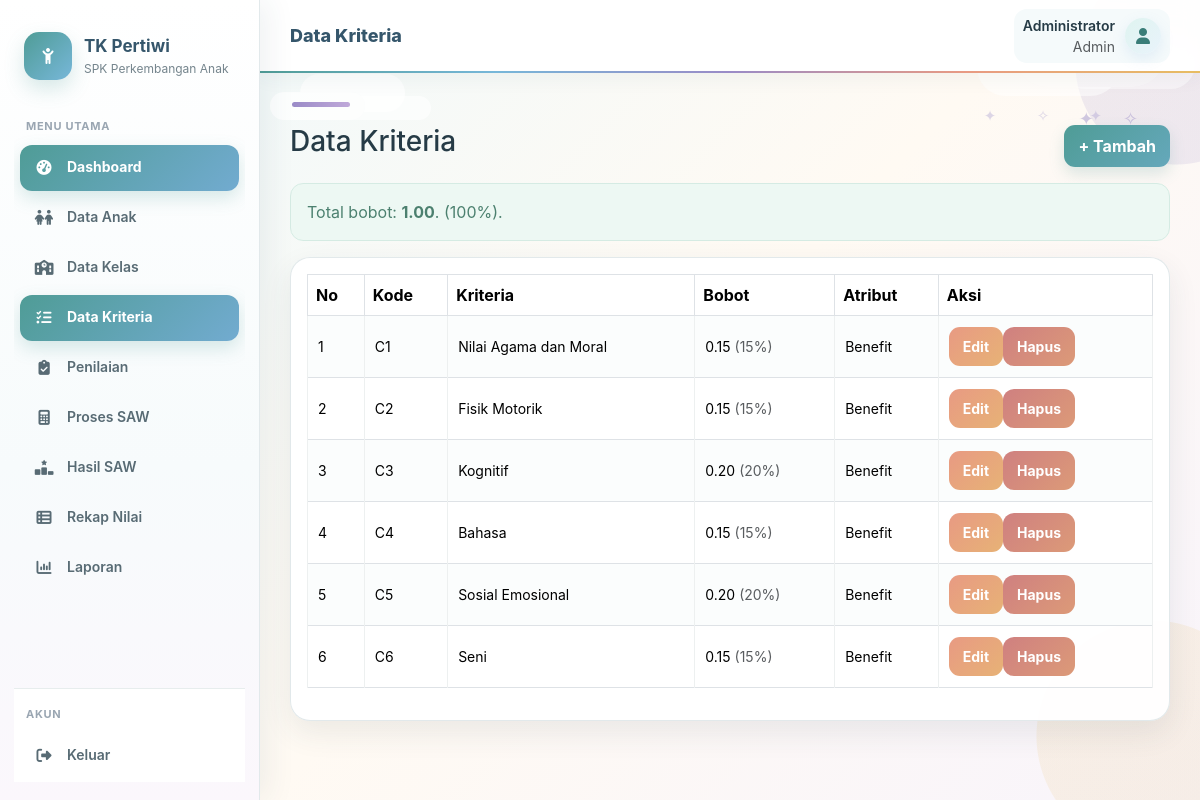
The page /kriteria/index.php (signed in) on the database its author committed.
### tables this page shows
CREATE TABLE kriteria (
 id INT AUTO_INCREMENT PRIMARY KEY,
 kode VARCHAR(5) NOT NULL UNIQUE,
 nama VARCHAR(100) NOT NULL,
 bobot DECIMAL(5,2) NOT NULL,
 atribut ENUM('benefit','cost') NOT NULL DEFAULT 'benefit'
);

### config/auth.php (called while the page is built, shortened)
<?php
function role_label($role) {
    switch($role) {
        case 'admin': return 'Admin';
    }
}
function has_role($roles) {
    $roles = (array)$roles;
    return !empty($_SESSION['user']) && in_array($_SESSION['user']['role'] ?? '', $roles, true);
}
function e($value) {
    return htmlspecialchars((string)$value, ENT_QUOTES, 'UTF-8');
}
?>

### kriteria/index.php (the view, shortened to what this page needs)
<?php
require_once "../config/koneksi.php";require_once "../config/auth.php";require_role('admin');$title="Data Kriteria";
$edit=null;if(isset($_GET['edit'])){$s=$pdo->prepare("SELECT * FROM kriteria WHERE id=?");$s->execute([(int)$_GET['edit']]);$edit=$s->fetch();}$rows=$pdo->query("SELECT * FROM kriteria ORDER BY kode")->fetchAll();$total=array_sum(array_column($rows,'bobot'));include "../layout/header.php";?>
<div class="d-flex justify-content-between mb-3"><h3>Data Kriteria</h3><a class="btn btn-primary" href="?tambah=1">+ Tambah</a></div>
<div class="alert <?=$total==1?'alert-success':'alert-warning'?>">Total bobot: <b><?=number_format($total,2)?></b>. <?=count($rows)===6?'(100%).':'Jumlah kriteria harus 6.'?></div>
<div class="card"><div class="card-body table-responsive"><table class="table table-bordered"><tr><th>No</th><th>Kode</th><th>Kriteria</th><th>Bobot</th><th>Atribut</th><th>Aksi</th></tr><?php foreach($rows as $i=>$r):?><tr><td><?=$i+1?></td><td><?=e($r['kode'])?></td><td><?=e($r['nama'])?></td><td><?=number_format($r['bobot'],2)?> <span class="text-muted">(<?=number_format($r['bobot']*100,0)?>%)</span></td><td>Benefit</td><td><a class="btn btn-sm btn-warning" href="?edit=<?=$r['id']?>">Edit</a><form class="d-inline" method="post" onsubmit="return confirm('Hapus?')"><input type="hidden" name="csrf" value="<?=e(csrf_token())?>"><input type="hidden" name="aksi" value="hapus"><input type="hidden" name="id" value="<?=$r['id']?>"><button class="btn btn-sm btn-danger">Hapus</button></form></td></tr><?php endforeach;?></table></div></div><?php include "../layout/footer.php";?>

### layout/header.php (shortened to what this page needs)
<?php require_once __DIR__ . '/../config/auth.php';  ?>
<!doctype html>
<html lang="id">
<head>
<link href="https://cdn.jsdelivr.net/npm/bootstrap@5.3.3/dist/css/bootstrap.min.css" rel="stylesheet">
<link href="https://cdnjs.cloudflare.com/ajax/libs/font-awesome/6.5.2/css/all.min.css" rel="stylesheet">
<link href="<?= BASE_URL ?>/assets/tk-theme.css" rel="stylesheet">
<link href="<?= BASE_URL ?>/assets/pastel-ceria.css" rel="stylesheet">
<link href="<?= BASE_URL ?>/assets/tema-modul-tk.css" rel="stylesheet">
<link href="<?= BASE_URL ?>/assets/background-tk-tanpa-pelangi.css" rel="stylesheet">
<link href="<?= BASE_URL ?>/assets/redesign-tk-pertiwi.css" rel="stylesheet">
</head>
<?php
$__path = $_SERVER['PHP_SELF'] ?? '';
$__module_class = 'module-blue';
if (strpos($__path, '/anak/') !== false) $__module_class='module-anak';
elseif (strpos($__path, '/kelas/') !== false) $__module_class='module-kelas';
elseif (strpos($__path, '/kriteria/') !== false) $__module_class='module-kriteria';
elseif (strpos($__path, '/penilaian/') !== false) $__module_class='module-penilaian';
elseif (strpos($__path, '/saw/') !== false) $__module_class='module-saw';
elseif (strpos($__path, '/rekap/') !== false) $__module_class='module-laporan';
elseif (strpos($__path, '/laporan/') !== false) $__module_class='module-laporan';
function menu_active($path, $needle) {
    if ($needle === 'dashboard') {
        return preg_match('#/(index\.php)?$#', $path) ? ' active' : '';
    }
    return strpos($path, '/' . $needle . '/') !== false ? ' active' : '';
}
?>
<body class="tk-theme tk-soft-bg <?= $__module_class ?>">
<aside class="sidebar">
<div class="brand"><div class="brand-icon"><i class="fa-solid fa-child-reaching"></i></div><div class="brand-text"><strong>TK Pertiwi</strong><small>SPK Perkembangan Anak</small></div></div>
<div class="sidebar-menu-scroll">
<div class="menu-title">Menu Utama</div>
<a class="nav-item-custom<?= menu_active($__path, 'dashboard') ?>" href="<?= BASE_URL ?>/index.php"><i class="fa-solid fa-gauge-high"></i><span>Dashboard</span></a>
<?php if (has_role(['admin','guru'])): ?>
<a class="nav-item-custom<?= menu_active($__path, 'anak') ?>" href="<?= BASE_URL ?>/anak/index.php"><i class="fa-solid fa-children"></i><span>Data Anak</span></a>
<?php endif; ?>
<?php if (has_role('admin')): ?>
<a class="nav-item-custom<?= menu_active($__path, 'kelas') ?>" href="<?= BASE_URL ?>/kelas/index.php"><i class="fa-solid fa-school"></i><span>Data Kelas</span></a>
<a class="nav-item-custom<?= menu_active($__path, 'kriteria') ?>" href="<?= BASE_URL ?>/kriteria/index.php"><i class="fa-solid fa-list-check"></i><span>Data Kriteria</span></a>
<?php endif; ?>
<?php if (has_role(['admin','guru'])): ?>
<a class="nav-item-custom<?= menu_active($__path, 'penilaian') ?>" href="<?= BASE_URL ?>/penilaian/index.php"><i class="fa-solid fa-clipboard-check"></i><span>Penilaian</span></a>
<a class="nav-item-custom<?= (strpos($__path, '/saw/index.php') !== false) ? ' active' : '' ?>" href="<?= BASE_URL ?>/saw/index.php"><i class="fa-solid fa-calculator"></i><span>Proses SAW</span></a>
<?php endif; ?>
<?php if (has_role(['admin','guru','kepala_sekolah'])): ?>
<a class="nav-item-custom<?= strpos($__path, '/saw/riwayat.php') !== false ? ' active' : '' ?>" href="<?= BASE_URL ?>/saw/riwayat.php"><i class="fa-solid fa-ranking-star"></i><span>Hasil SAW</span></a>
<a class="nav-item-custom<?= menu_active($__path, 'rekap') ?>" href="<?= BASE_URL ?>/rekap/index.php"><i class="fa-solid fa-table-list"></i><span>Rekap Nilai</span></a>
<a class="nav-item-custom<?= menu_active($__path, 'laporan') ?>" href="<?= BASE_URL ?>/laporan/index.php"><i class="fa-solid fa-chart-column"></i><span>Laporan</span></a>
<?php endif; ?>
</div>
<div class="sidebar-account">
<div class="menu-title">Akun</div>
<a class="nav-item-custom" href="<?= BASE_URL ?>/logout.php"><i class="fa-solid fa-right-from-bracket"></i><span>Keluar</span></a>
</div>
</aside>
<div class="main">
<header class="topbar">
<div class="page-title"><?= e($title ?? 'Dashboard') ?></div>
<div class="user-box"><div class="text-end d-none d-sm-block"><div class="fw-semibold small"><?= e($_SESSION['user']['nama'] ?? '') ?></div><div class="text-muted small"><?= e(role_label($_SESSION['user']['role'] ?? '')) ?></div></div><div class="avatar"><i class="fa-solid fa-user"></i></div></div>
</header>
<div class="content">

### layout/footer.php (shortened to what this page needs)
</div></div>
</body></html>

### assets/tk-theme.css (style rules this page uses)
:root { --tk-teal:#6f9298; --tk-teal-dark:#55777e; --tk-sage:#a9c3bd; --tk-cream:#fbfaf6; --tk-peach:#e1b096; --tk-yellow:#ead9a6; --tk-text:#39484d; --tk-muted:#7c898d; --tk-white:#ffffff; --tk-line:#e5e9e7; }
body.tk-theme { background:var(--tk-cream); color:var(--tk-text); font-family:"Segoe UI",Arial,sans-serif; }
.tk-soft-bg { background: radial-gradient(circle at 8% 12%, rgba(169,195,189,.18) 0 55px, transparent 56px), radial-gradient(circle at 92% 18%, rgba(225,176,150,.14) 0 70px, transparent 71px), radial-gradient(circle at 15% 88%, rgba(234,217,166,.15) 0 65px, transparent 66px), var(--tk-cream); }

### assets/pastel-ceria.css (style rules this page uses)
:root { --p-blue:#6fa8dc; --p-blue-dark:#527fae; --p-lav:#9b8dcc; --p-peach:#e9a78f; --p-yellow:#e8ca73; --p-mint:#86b8a8; --p-cream:#fffaf4; --p-text:#3d4a52; --p-muted:#7b8790; --p-line:#e8e3dc; --p-shadow:0 10px 28px rgba(74,92,115,.10); }
body.tk-theme { background: radial-gradient(circle at 5% 8%,rgba(111,168,220,.12) 0 90px,transparent 91px), radial-gradient(circle at 96% 14%,rgba(155,141,204,.12) 0 80px,transparent 81px), radial-gradient(circle at 92% 92%,rgba(233,167,143,.11) 0 105px,transparent 106px), #fffaf4 !important; color:var(--p-text); }
.topbar { background:rgba(255,255,255,.94)!important; border-bottom:1px solid #eee8e1!important; box-shadow:0 4px 16px rgba(70,80,95,.05); position:sticky;top:0;z-index:900; }
.page-title { color:#527fae!important; font-weight:800!important; }
.user-box .avatar { background:linear-gradient(135deg,#dceeff,#eee7ff)!important; color:#527fae!important; box-shadow:0 5px 14px rgba(111,168,220,.15); }
.sidebar { background:linear-gradient(180deg,#ffffff 0%,#fffdf9 100%)!important; box-shadow:4px 0 22px rgba(70,80,95,.06); }
.brand-icon { background:linear-gradient(135deg,#6fa8dc,#9b8dcc)!important; box-shadow:0 8px 18px rgba(111,168,220,.20); }
.brand strong { color:#527fae!important }
.nav-item-custom { border-radius:13px!important; transition:.2s ease; }
.nav-item-custom.active { background:linear-gradient(135deg,#6fa8dc,#8f9ed5)!important; color:#fff!important; box-shadow:0 7px 18px rgba(111,168,220,.20); }
.nav-item-custom i { font-size:15px }
.card { border:1px solid rgba(232,227,220,.95)!important; border-radius:18px!important; box-shadow:var(--p-shadow)!important; background:rgba(255,255,255,.96)!important; overflow:hidden; }
.btn { border-radius:11px!important; font-weight:650!important; transition:.2s ease; }
.btn-primary,.tk-btn { background:linear-gradient(135deg,#6fa8dc,#7898d0)!important; border:0!important; box-shadow:0 6px 14px rgba(111,168,220,.20); }
.btn-warning { background:linear-gradient(135deg,#e9a78f,#e6b07e)!important; border:0!important;color:#fff!important; }
.btn-danger { background:linear-gradient(135deg,#d88989,#c97983)!important; border:0!important; }
.table { --bs-table-bg:transparent; }

### assets/background-tk-tanpa-pelangi.css (style rules this page uses)
:root { --sky:#dff1fb; --sky2:#cfe9f7; --cloud:#ffffff; --blue:#6d9dcc; --lav:#a69ad0; --peach:#efb09a; --yellow:#ead58d; --mint:#a5c9bd; }
body.tk-theme { background: radial-gradient(circle at 7% 14%, rgba(255,255,255,.80) 0 42px, transparent 43px), radial-gradient(circle at 11% 12%, rgba(255,255,255,.70) 0 28px, transparent 29px), radial-gradient(circle at 92% 10%, rgba(255,255,255,.72) 0 48px, transparent 49px), radial-gradient(circle at 86% 14%, rgba(255,255,255,.60) 0 30px, transparent 31px), radial-gradient(circle at 5% 91%, rgba(239,176,154,.16) 0 70px, transparent 71px), radial-gradient(circle at 95% 87%, rgba(166,154,208,.16) 0 82px, transparent 83px), linear-gradient(145deg,var(--sky) 0%,#edf7fb 48%,#f9f4f0 100%) !important; }
.main { position:relative; overflow:hidden; }
.main:before { content:""; position:absolute; width:150px; height:65px; right:35px; top:22px; border-radius:60px; background:rgba(255,255,255,.58); box-shadow: -42px 13px 0 -4px rgba(255,255,255,.50), 38px 10px 0 -8px rgba(255,255,255,.48); pointer-events:none; }
.main:after { content:"✦ ✧ ✦"; position:absolute; right:80px; top:105px; color:rgba(166,154,208,.38); font-size:15px; letter-spacing:18px; pointer-events:none; }
.sidebar { background: radial-gradient(circle at 10% 8%,rgba(109,157,204,.08) 0 55px,transparent 56px), linear-gradient(180deg,#ffffff 0%,#f7fbfd 100%) !important; }
.topbar { background:rgba(255,255,255,.93)!important; border-top:4px solid transparent!important; border-image:linear-gradient(90deg,var(--blue),var(--lav),var(--peach),var(--yellow)) 1; }
.card { background:rgba(255,255,255,.96)!important; }

### rows shown on the page
kriteria: kode "C1", nama "Nilai Agama dan Moral", bobot "0.15", $r['bobot']*100 "15"
kriteria: kode "C2", nama "Fisik Motorik", bobot "0.15", $r['bobot']*100 "15"
kriteria: kode "C3", nama "Kognitif", bobot "0.20", $r['bobot']*100 "20"
kriteria: kode "C4", nama "Bahasa", bobot "0.15", $r['bobot']*100 "15"
kriteria: kode "C5", nama "Sosial Emosional", bobot "0.20", $r['bobot']*100 "20"
kriteria: kode "C6", nama "Seni", bobot "0.15", $r['bobot']*100 "15"

### other values the page prints
$title "Data Kriteria"
$_SESSION['user']['nama'] "Administrator"
role_label($_SESSION['user']['role'] ?? '') "Admin"
$total "1.00"
